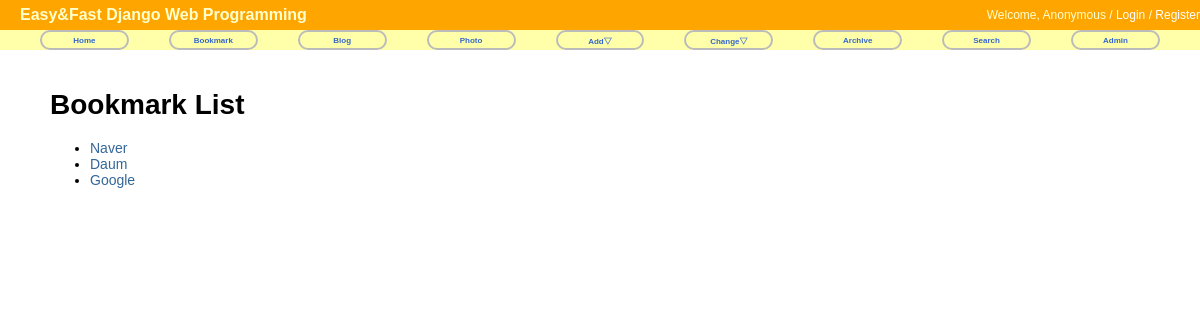
Screenshot of /bookmark/ with the database file from the repository.
### bookmark/models.py (models this page shows)
@python_2_unicode_compatible # Python 2.x 지원용
class Bookmark(models.Model):
    title = models.CharField(max_length=100, blank=True, null=True)
    url = models.URLField('url', unique=True)
    owner = models.ForeignKey(User, null=True)
    def __str__(self):
        return self.title

### bookmark/views.py (the view)
class BookmarkLV(ListView):
    model = Bookmark

### templates/bookmark/bookmark_list.html (shortened to what this page needs)
{% extends "base.html" %}
{% block content %}
<div id="content">
    <h1>Bookmark List</h1>
    <ul>
        {% for bookmark in object_list %}
            <li><a href="{% url 'bookmark:detail' bookmark.id %}">{{ bookmark }}</a></li>
        {% endfor %}
    </ul>
</div>
{% endblock content %}

### static/css/base.css (style rules this page uses)
body { font-family: "Lucida Grande", Verdana, Arial, sans-serif; font-size: 14px; }
div#content { position: absolute; top: 70px; left: 50px; right: 50px; }
a:link, a:visited { color: #369; text-decoration: none; }

### rows the page displays
Bookmark: title "Naver"
Bookmark: title "Daum"
Bookmark: title "Google"
